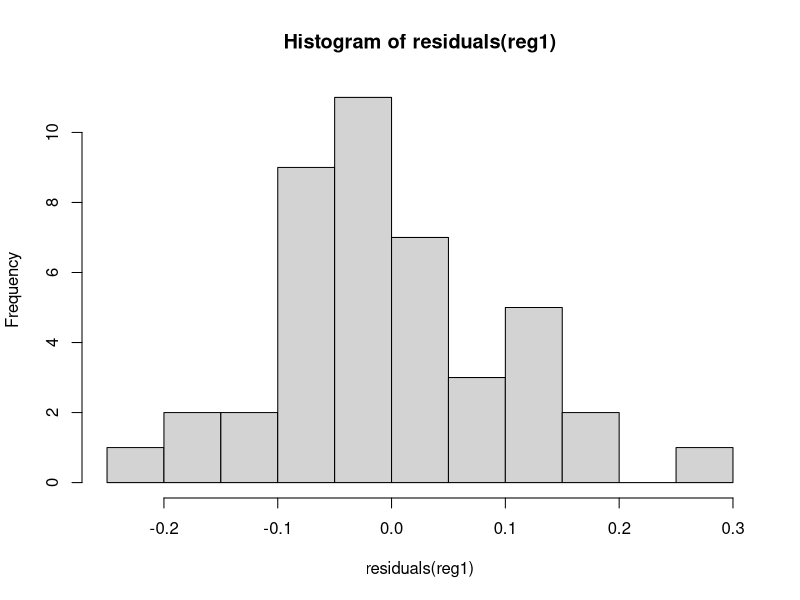

The R script that drew this image:
# R Statistics Essential Training
# Ex09_01
# Computing a multiple regression

# Load data
?USJudgeRatings
data(USJudgeRatings)  # load data 
USJudgeRatings[1:5, ]   # read first five lines 

# Basic multiple regression
# linear model with Rten as y  
reg1 <- lm(RTEN ~ CONT + INTG + DMNR + DILG + CFMG + 
           DECI + PREP + FAMI + ORAL + WRIT + PHYS,
           data = USJudgeRatings)
reg1  # Gives the coefficients only
summary(reg1)  # Much more

# More detailed summaries
anova(reg1)
coef(reg1)  # Or coefficients(reg1)
confint(reg1)  # CI for coefficients
resid(reg1)  # Or residuals; Residuals case-by-case
hist(residuals(reg1))  # Histogram of residuals
# And others

# Possibility of stepwise variables selection
# (backwards and forwards); exercise caution!

# Backwards stepwise regression
# Repeating the first regression model, which contains
# all of the predictor variables and serves as the 
# starting point
reg1 <- lm(RTEN ~ CONT + INTG + DMNR + DILG + CFMG + 
           DECI + PREP + FAMI + ORAL + WRIT + PHYS,
           data = USJudgeRatings)
regb <- step(reg1,
             direction = "backward",
             trace = 0)  # Don't print the steps
summary(regb)

# Forwards stepwise regression
# Start with model that has nothing but a constant
reg0 <- lm(RTEN ~ 1, data = USJudgeRatings)  # Minimal model
reg0
regf <- step(reg0,  # Start with minimal model
             direction = "forward",
             scope = (~ CONT + INTG + DMNR + DILG + 
                        CFMG + DECI + PREP + FAMI + 
                        ORAL + WRIT + PHYS),
             data = USJudgeRatings,
             trace = 0)  # Don't print the steps
summary(regf)

# For many more options, see the "rms" package
# ("Regression Modeling Strategies")

rm(list = ls())  # Clean up
dev.off()
